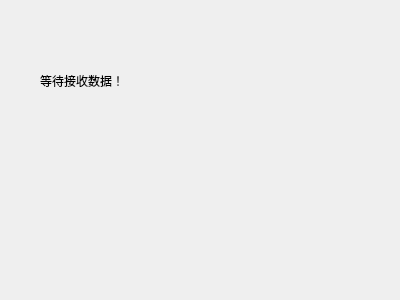
<?xml version="1.0" encoding="UTF-8"?>
<ui version="4.0">
 <class>Receiver</class>
 <widget class="QDialog" name="Receiver">
  <property name="geometry">
   <rect>
    <x>0</x>
    <y>0</y>
    <width>400</width>
    <height>300</height>
   </rect>
  </property>
  <property name="windowTitle">
   <string>Receiver</string>
  </property>
  <widget class="QLabel" name="label">
   <property name="geometry">
    <rect>
     <x>40</x>
     <y>70</y>
     <width>91</width>
     <height>21</height>
    </rect>
   </property>
   <property name="text">
    <string>等待接收数据！</string>
   </property>
  </widget>
 </widget>
 <layoutdefault spacing="6" margin="11"/>
 <resources/>
 <connections/>
</ui>
